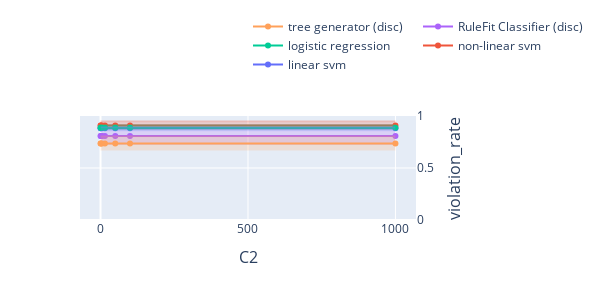

This figure's notebook cell:
### Code cell
import plotly.graph_objects as go
from plotly.subplots import make_subplots


# グラフのデータを準備
# index = ['l-SVM-p', 'r-SVM-p', 'LogReg-p']

# index = [
#     'linear svm (L)', 
#     'non-linear svm (L)', 
#     'logistic regression (L)'
# ]

index = [
    'linear svm', 
    'non-linear svm', 
    'logistic regression',
    'RuleFit Classifier (disc)',
    'tree generator (disc)',
]

columns = ['violation_rate']

title_text = "C2"


# サブプロットの作成
# fig = make_subplots(rows=1, cols=2, subplot_titles=('AUC', 'ルール違反率'))
fig = make_subplots(rows=len(columns), cols=1)
showlegend=True

for row_num, col in enumerate(columns):
    tmp_mean = pd.DataFrame(
        [{info: df.loc[model_name, col] for info, df in zip(infos, dfs_mean)} for model_name in index],
        index=index
    )
    tmp_std = pd.DataFrame(
        [{info: df.loc[model_name, col] for info, df in zip(infos, dfs_std)} for model_name in index],
        index=index
    )

    # グラフ1: AUC
    for i in range(len(tmp_mean)):
        fig.add_trace(
            go.Scatter(
                x=tmp_mean.columns,
                y=tmp_mean.iloc[i, :],
                mode='lines+markers',
                name=tmp_mean.index[i],
                line=dict(color=colors_mean[i]),  # ラインの色を設定
                marker=dict(color=colors_mean[i]),  # マーカーの色を設定
                showlegend=showlegend,
            ),
            row=row_num+1, col=1
        )
        fig.add_trace(
            go.Scatter(
                x=tmp_mean.columns,
                y=tmp_mean.iloc[i, :] + tmp_std.iloc[i, :],
                mode='lines',
                line=dict(color=colors_std[i]),  # ラインの色を設定
                showlegend=False
            ),
            row=row_num+1, col=1
        )
        fig.add_trace(
            go.Scatter(
                x=tmp_mean.columns,
                y=tmp_mean.iloc[i, :] - tmp_std.iloc[i, :],
                mode='lines',
                fill='tonexty',
                fillcolor=colors_std[i],
                line=dict(color='rgba(255,255,255,0)'),
                showlegend=False
            ),
            row=row_num+1, col=1
        )
    
    # x, y 軸の設定
    fig.update_xaxes(title_text=title_text, row=row_num+1, col=1)
    fig.update_yaxes(title_text=col, range=[0, 1], row=row_num+1, col=1, side='right', title_font=dict(size=16))

    showlegend=False
    
# レイアウトの設定
fig.update_layout(
    height=len(columns) * 300,
    width=600,
    xaxis=dict(
        domain=[0, 1],  # 左側のsubplotの幅を調整
        title_font=dict(size=16)
    ),
    xaxis2=dict(
        domain=[0, 1],  # 右側のsubplotの幅を調整
        title_font=dict(size=16)
    ),
    legend=dict(
        x=0.5,
        y=2,
        orientation='h'  # 水平配置
    ),
)


# グラフの表示
fig.show()

### Figure 1 — Plotly figure (JSON) as saved in the notebook; plotly's stock layout.template omitted (floating-point values rounded to 4 significant figures)
{"data": [{"line": {"color": "rgba(99,110,250,1)"}, "marker": {"color": "rgba(99,110,250,1)"}, "mode": "lines+markers", "name": "linear svm", "showlegend": true, "type": "scatter", "x": [0.1, 1, 5, 15, 50, 100, 1000], "xaxis": "x", "y": [0.8825, 0.8825, 0.8825, 0.8825, 0.8825, 0.8825, 0.8825], "yaxis": "y"}, {"line": {"color": "rgba(99,110,250,0.2)"}, "mode": "lines", "showlegend": false, "type": "scatter", "x": [0.1, 1, 5, 15, 50, 100, 1000], "xaxis": "x", "y": [0.9105, 0.9105, 0.9105, 0.9105, 0.9105, 0.9105, 0.9105], "yaxis": "y"}, {"fill": "tonexty", "fillcolor": "rgba(99,110,250,0.2)", "line": {"color": "rgba(255,255,255,0)"}, "mode": "lines", "showlegend": false, "type": "scatter", "x": [0.1, 1, 5, 15, 50, 100, 1000], "xaxis": "x", "y": [0.8544, 0.8544, 0.8544, 0.8544, 0.8544, 0.8544, 0.8544], "yaxis": "y"}, {"line": {"color": "rgba(239,85,59,1)"}, "marker": {"color": "rgba(239,85,59,1)"}, "mode": "lines+markers", "name": "non-linear svm", "showlegend": true, "type": "scatter", "x": [0.1, 1, 5, 15, 50, 100, 1000], "xaxis": "x", "y": [0.9097, 0.9097, 0.9097, 0.9097, 0.9097, 0.9097, 0.9097], "yaxis": "y"}, {"line": {"color": "rgba(239,85,59,0.2)"}, "mode": "lines", "showlegend": false, "type": "scatter", "x": [0.1, 1, 5, 15, 50, 100, 1000], "xaxis": "x", "y": [0.9486, 0.9486, 0.9486, 0.9486, 0.9486, 0.9486, 0.9486], "yaxis": "y"}, {"fill": "tonexty", "fillcolor": "rgba(239,85,59,0.2)", "line": {"color": "rgba(255,255,255,0)"}, "mode": "lines", "showlegend": false, "type": "scatter", "x": [0.1, 1, 5, 15, 50, 100, 1000], "xaxis": "x", "y": [0.8708, 0.8708, 0.8708, 0.8708, 0.8708, 0.8708, 0.8708], "yaxis": "y"}, {"line": {"color": "rgba(0,204,150,1)"}, "marker": {"color": "rgba(0,204,150,1)"}, "mode": "lines+markers", "name": "logistic regression", "showlegend": true, "type": "scatter", "x": [0.1, 1, 5, 15, 50, 100, 1000], "xaxis": "x", "y": [0.888, 0.888, 0.888, 0.888, 0.888, 0.888, 0.888], "yaxis": "y"}, {"line": {"color": "rgba(0,204,150,0.2)"}, "mode": "lines", "showlegend": false, "type": "scatter", "x": [0.1, 1, 5, 15, 50, 100, 1000], "xaxis": "x", "y": [0.9134, 0.9134, 0.9134, 0.9134, 0.9134, 0.9134, 0.9134], "yaxis": "y"}, {"fill": "tonexty", "fillcolor": "rgba(0,204,150,0.2)", "line": {"color": "rgba(255,255,255,0)"}, "mode": "lines", "showlegend": false, "type": "scatter", "x": [0.1, 1, 5, 15, 50, 100, 1000], "xaxis": "x", "y": [0.8627, 0.8627, 0.8627, 0.8627, 0.8627, 0.8627, 0.8627], "yaxis": "y"}, {"line": {"color": "rgba(171,99,250,1)"}, "marker": {"color": "rgba(171,99,250,1)"}, "mode": "lines+markers", "name": "RuleFit Classifier (disc)", "showlegend": true, "type": "scatter", "x": [0.1, 1, 5, 15, 50, 100, 1000], "xaxis": "x", "y": [0.8072, 0.8072, 0.8072, 0.8072, 0.8072, 0.8072, 0.8072], "yaxis": "y"}, {"line": {"color": "rgba(171,99,250,0.2)"}, "mode": "lines", "showlegend": false, "type": "scatter", "x": [0.1, 1, 5, 15, 50, 100, 1000], "xaxis": "x", "y": [0.8932, 0.8932, 0.8932, 0.8932, 0.8932, 0.8932, 0.8932], "yaxis": "y"}, {"fill": "tonexty", "fillcolor": "rgba(171,99,250,0.2)", "line": {"color": "rgba(255,255,255,0)"}, "mode": "lines", "showlegend": false, "type": "scatter", "x": [0.1, 1, 5, 15, 50, 100, 1000], "xaxis": "x", "y": [0.7212, 0.7212, 0.7212, 0.7212, 0.7212, 0.7212, 0.7212], "yaxis": "y"}, {"line": {"color": "rgba(255,161,90,1)"}, "marker": {"color": "rgba(255,161,90,1)"}, "mode": "lines+markers", "name": "tree generator (disc)", "showlegend": true, "type": "scatter", "x": [0.1, 1, 5, 15, 50, 100, 1000], "xaxis": "x", "y": [0.7366, 0.7366, 0.7366, 0.7366, 0.7366, 0.7366, 0.7366], "yaxis": "y"}, {"line": {"color": "rgba(255,161,90,0.2)"}, "mode": "lines", "showlegend": false, "type": "scatter", "x": [0.1, 1, 5, 15, 50, 100, 1000], "xaxis": "x", "y": [0.8046, 0.8046, 0.8046, 0.8046, 0.8046, 0.8046, 0.8046], "yaxis": "y"}, {"fill": "tonexty", "fillcolor": "rgba(255,161,90,0.2)", "line": {"color": "rgba(255,255,255,0)"}, "mode": "lines", "showlegend": false, "type": "scatter", "x": [0.1, 1, 5, 15, 50, 100, 1000], "xaxis": "x", "y": [0.6687, 0.6687, 0.6687, 0.6687, 0.6687, 0.6687, 0.6687], "yaxis": "y"}], "layout": {"height": 300, "legend": {"orientation": "h", "x": 0.5, "y": 2}, "width": 600, "xaxis": {"anchor": "y", "domain": [0, 1], "title": {"font": {"size": 16}, "text": "C2"}}, "xaxis2": {"domain": [0, 1], "title": {"font": {"size": 16}}}, "yaxis": {"anchor": "x", "domain": [0, 1], "range": [0, 1], "side": "right", "title": {"font": {"size": 16}, "text": "violation_rate"}}}}
